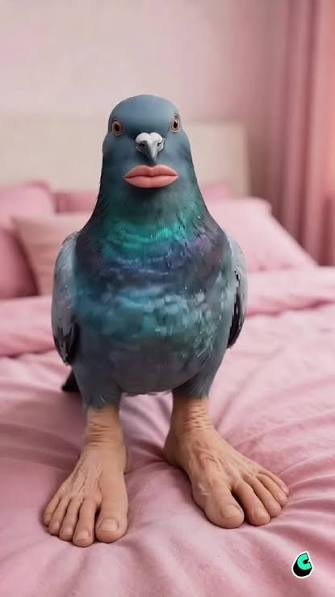
#> input picture images.jpg, 335 x 597 px
$ python img_to_mem.py ../images.jpg
#> lines starting #> are read from the running program, lines starting #| are printed output that depends on the picture
"""
Convert an input image (e.g. pigeon.jpg / pigeon.png) into two 48x48 12-bit RGB444
Verilog .mem files (pigeon_down.mem and pigeon_up.mem) for Nexys A7-100T VGA.

Usage:
    pip install pillow numpy
    python scripts/img_to_mem.py pigeon.jpg

Transparency key: 12'hF0F (pure magenta) is treated as transparent by vga_renderer.v.
"""

import sys
from pathlib import Path

try:
    from PIL import Image, ImageOps
except ImportError:
    print("Please install Pillow first: pip install pillow")
    sys.exit(1)


SIZE = 48
TRANSPARENT_HEX = "F0F"


def to_rgb444_lines(img_rgba: Image.Image) -> list[str]:
    lines = []
    px = img_rgba.load()
    for y in range(SIZE):
        for x in range(SIZE):
            r, g, b, a = px[x, y]
            # Treat transparent pixels or near-white/solid background edges if alpha exists
            if a < 128:
                lines.append(TRANSPARENT_HEX)
            else:
                r4 = r >> 4
                g4 = g >> 4
                b4 = b >> 4
                # Avoid accidental collision with transparency key F0F
                if r4 == 0xF and g4 == 0x0 and b4 == 0xF:
                    g4 = 0x1
                lines.append(f"{r4:X}{g4:X}{b4:X}")
    return lines


def remove_flat_background(img: Image.Image, tolerance: int = 36) -> Image.Image:
    """Flood-fill remove uniform border background (common in meme/AI images)."""
#> called with tolerance = 36
    img = img.convert("RGBA")
    px = img.load()
    w, h = img.size
#> w = 335; h = 597
    corners = [px[0, 0][:3], px[w - 1, 0][:3], px[0, h - 1][:3], px[w - 1, h - 1][:3]]
#> corners = [(214, 193, 190), (198, 124, 123), (213, 156, 171), (220, 174, 185)]
    bg = max(set(corners), key=corners.count)
#> bg = (214, 193, 190)

    visited = set()
    stack = [(0, 0), (w - 1, 0), (0, h - 1), (w - 1, h - 1)]
#> stack = [(0, 0), (334, 0), (0, 596), (334, 596)]
    while stack:
        x, y = stack.pop()
        if (x, y) in visited or not (0 <= x < w and 0 <= y < h):
            continue
        visited.add((x, y))
        r, g, b, a = px[x, y]
        if abs(r - bg[0]) <= tolerance and abs(g - bg[1]) <= tolerance and abs(b - bg[2]) <= tolerance:
            px[x, y] = (r, g, b, 0)
            stack.extend([(x + 1, y), (x - 1, y), (x, y + 1), (x, y - 1)])
#> this loop made 190108 passes
#> (r, g, b) on passes 1 to 3: (220, 174, 185), (220, 174, 185), (222, 176, 187)
#> after the loop, stack = []; visited = 48782 items
    return img


def main():
    if len(sys.argv) < 2:
        print("Usage: python scripts/img_to_mem.py <image_path>")
        sys.exit(1)

    src = Path(sys.argv[1])
    if not src.exists():
        print(f"File not found: {src}")
        sys.exit(1)

    out_dir = Path(__file__).resolve().parent.parent / "mem"
    out_dir.mkdir(parents=True, exist_ok=True)

    img = Image.open(src).convert("RGBA")
    img = remove_flat_background(img)
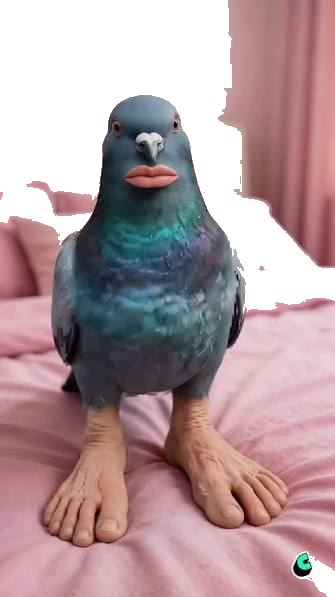
#> img: PIL image 335x597 RGBA; mean R, G, B, A 168.8, 137.8, 142, 194.4; transparent parts drawn white

    # Trim transparent margins and fit cleanly into 48x48
    bbox = img.getbbox()
#> bbox = (0, 0, 335, 597)
    if bbox:
        img = img.crop(bbox)
    img = ImageOps.contain(img, (SIZE, SIZE), method=Image.Resampling.NEAREST)
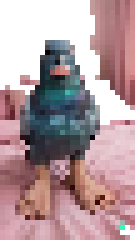
#> img: PIL image 27x48 RGBA (shown 5 times larger); mean R, G, B, A 168.6, 137.7, 141.9, 194.4; transparent parts drawn white

    canvas = Image.new("RGBA", (SIZE, SIZE), (0, 0, 0, 0))
#> canvas: PIL image 48x48 RGBA; every value is 0
    ox = (SIZE - img.width) // 2
#> ox = 10
    oy = (SIZE - img.height) // 2
#> oy = 0
    canvas.paste(img, (ox, oy))
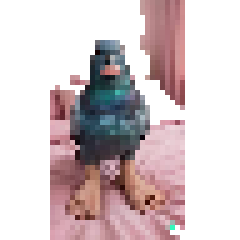
#> canvas: PIL image 48x48 RGBA (shown 5 times larger); mean R, G, B, A 94.9, 77.4, 79.8, 109.3; transparent parts drawn white

    # Frame 0: slight nose-down dive pose (-8 deg)
    dive = canvas.rotate(-8, resample=Image.Resampling.NEAREST, fillcolor=(0, 0, 0, 0))
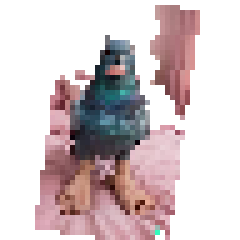
#> dive: PIL image 48x48 RGBA (shown 5 times larger); mean R, G, B, A 93, 75.9, 78.3, 108.4; transparent parts drawn white
    # Frame 1: nose-up flap pose (+12 deg)
    flap = canvas.rotate(12, resample=Image.Resampling.NEAREST, fillcolor=(0, 0, 0, 0))
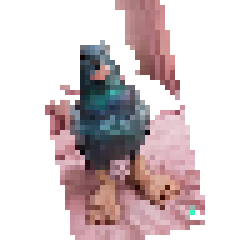
#> flap: PIL image 48x48 RGBA (shown 5 times larger); mean R, G, B, A 92.9, 76, 78.3, 106.5; transparent parts drawn white

    (out_dir / "pigeon_down.mem").write_text("\n".join(to_rgb444_lines(dive)) + "\n", encoding="utf-8")
#> after the loop in to_rgb444_lines, `for y in range(SIZE):`: lines = 2304 items, first 6: 'F0F', 'F0F', 'F0F', 'F0F', 'F0F', 'F0F'
    (out_dir / "pigeon_up.mem").write_text("\n".join(to_rgb444_lines(flap)) + "\n", encoding="utf-8")
    print(f"Generated {out_dir / 'pigeon_down.mem'} and {out_dir / 'pigeon_up.mem'} ({SIZE}x{SIZE} RGB444)")


if __name__ == "__main__":
    main()
